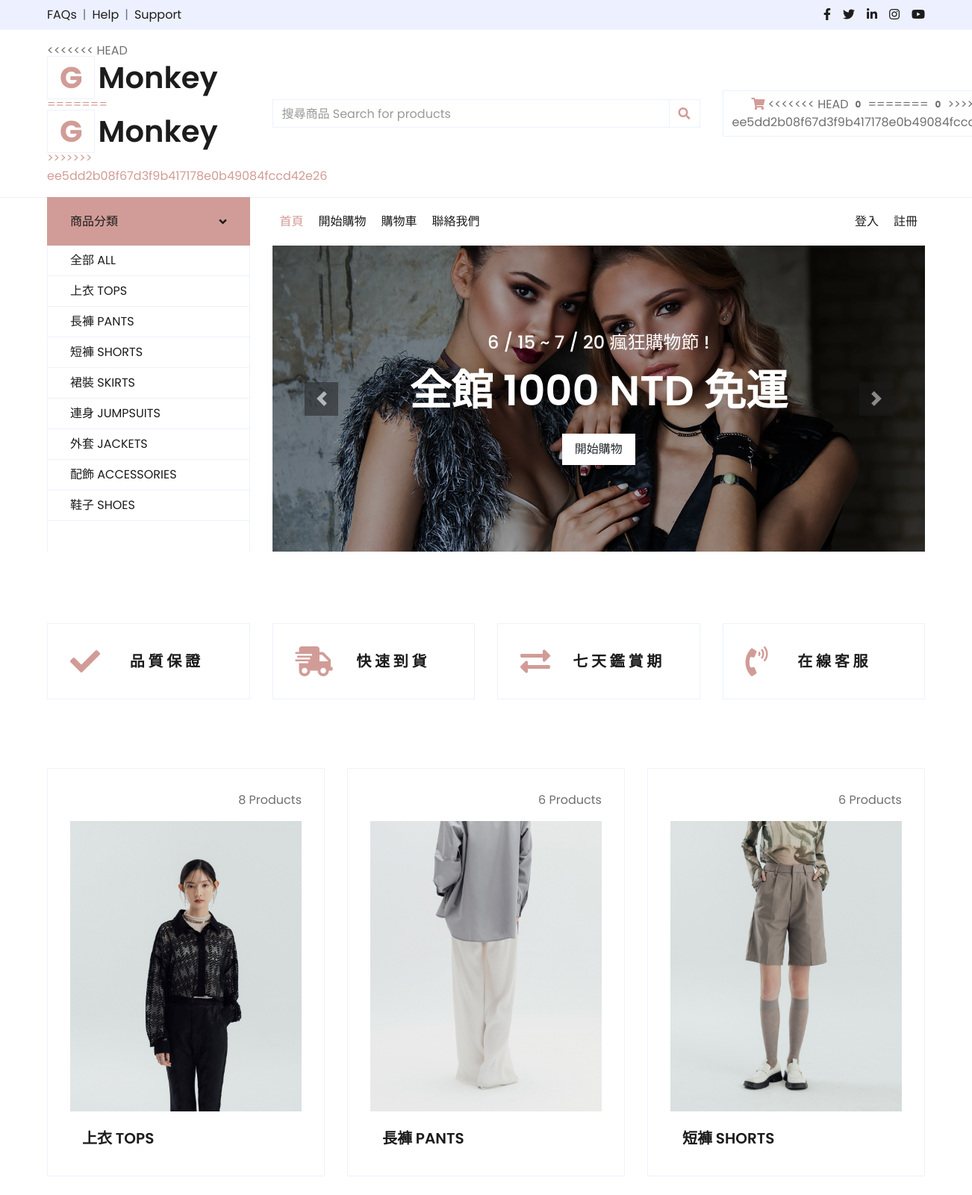
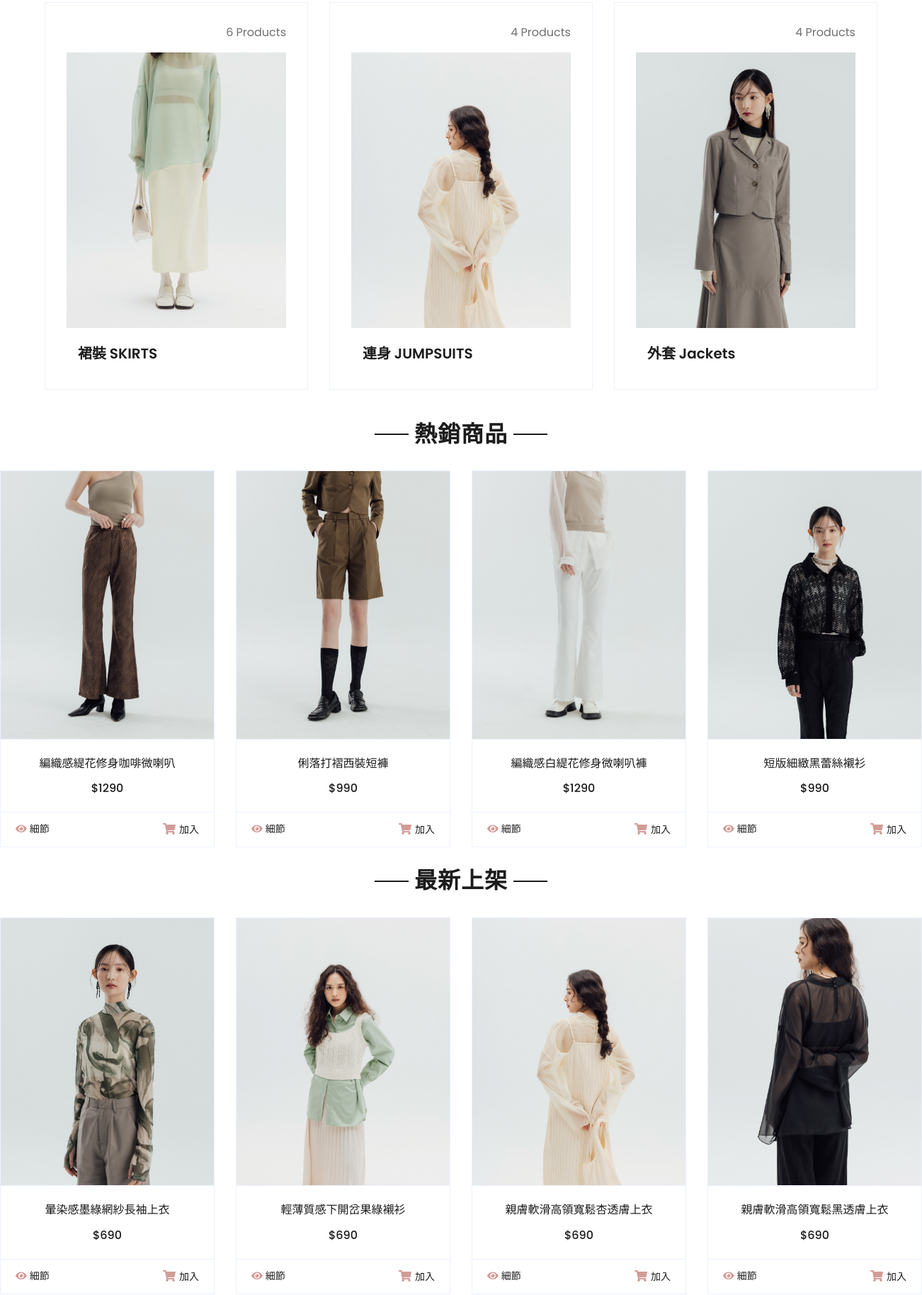
The page / (upper part) on the database its author committed (2 pictures, top to bottom).
### tables this page shows
CREATE TABLE `product_sales` (
  `sales_id` int(11) NOT NULL,
  `order_id` int(11) NOT NULL,
  `product_id` int(11) NOT NULL,
  `num` int(11) NOT NULL
);

CREATE TABLE `product` (
  `product_id` int(11) NOT NULL,
  `product_name` varchar(21) NOT NULL,
  `price` int(50) NOT NULL,
  `intro` varchar(200) DEFAULT NULL,
  `category` varchar(5) NOT NULL,
  `quality` int(11) DEFAULT NULL,
  `product_date` date NOT NULL
);

### index.php (the view, shortened to what the rows shown need)
<?php
$link = mysqli_connect("localhost", "root", "root123456", "group_03")
    or die("無法開啟MySQL資料庫連結!<br>");
mysqli_query($link, 'SET CHARACTER SET utf8');
mysqli_query($link, "SET collation_connection = 'utf8_unicode_ci'");
?>
<!DOCTYPE html>
<html lang="en">
<head>
    <link href="https://cdnjs.cloudflare.com/ajax/libs/font-awesome/5.10.0/css/all.min.css" rel="stylesheet">
    <link href="lib/owlcarousel/assets/owl.carousel.min.css" rel="stylesheet">
    <link href="css/style.css" rel="stylesheet">
</head>
<body>
    <div class="container-fluid">
        <div class="row align-items-center py-3 px-xl-5">
            <div class="col-lg-3 d-none d-lg-block">
                <a href="index.php" class="text-decoration-none">
                    <h1 class="m-0 display-5 font-weight-semi-bold"><span
                            class="text-primary font-weight-bold border px-3 mr-1">G</span>Monkey</h1>
                <a href="" class="text-decoration-none">
                    <h1 class="m-0 display-5 font-weight-semi-bold"><span class="text-primary font-weight-bold border px-3 mr-1">G</span>Monkey</h1>
                </a>
            </div>
        </div>
    </div>
    <div class="container-fluid pt-5">
        <div class="row px-xl-5 pb-3">
            <div class="col-lg-3 col-md-6 col-sm-12 pb-1">
                <div class="d-flex align-items-center border mb-4" style="padding: 30px;">
                    <h1 class="fa fa-check text-primary m-0 mr-3"></h1>
                </div>
            </div>
            <div class="col-lg-3 col-md-6 col-sm-12 pb-1">
                <div class="d-flex align-items-center border mb-4" style="padding: 30px;">
                    <h1 class="fa fa-shipping-fast text-primary m-0 mr-2"></h1>
                </div>
            </div>
            <div class="col-lg-3 col-md-6 col-sm-12 pb-1">
                <div class="d-flex align-items-center border mb-4" style="padding: 30px;">
                    <h1 class="fas fa-exchange-alt text-primary m-0 mr-3"></h1>
                </div>
            </div>
            <div class="col-lg-3 col-md-6 col-sm-12 pb-1">
                <div class="d-flex align-items-center border mb-4" style="padding: 30px;">
                    <h1 class="fa fa-phone-volume text-primary m-0 mr-3"></h1>
                </div>
            </div>
        </div>
    </div>
    <div class="text-center mb-4">
        <h2 class="section-title px-5"><span class="px-2">熱銷商品</span></h2>
    </div>
    <?php
    $View_Detail = "細節";
    $Add_To_Cart = "加入";
    $sql = "SELECT * FROM product_sales JOIN product ON product_sales.product_id = product.product_id
    GROUP BY product.product_id
    ORDER BY SUM(product_sales.num) DESC LIMIT 4";
    $result = mysqli_query($link, $sql);
    echo '<div class="row">';
    if (mysqli_num_rows($result) > 0) {
        while ($row = mysqli_fetch_assoc($result)) {
            $price = $row['price'];
            $name = $row['product_name'];
            $productID = $row['product_id'];
            echo '<div class="col-lg-3 col-md-6 col-sm-12 pb-1">';
            echo '<div class="card product-item border-0 mb-4">';
            echo '<div class="card-header product-img position-relative overflow-hidden bg-transparent border p-0">';
            echo '<img class="img-fluid w-100" src="img/' . $productID . '.jpg" alt="">';
            echo '</div>';
            echo '<div class="card-body border-left border-right text-center p-0 pt-4 pb-3">';
            echo '<h6 class="text-truncate mb-3">' . $name . '</h6>';
            echo '<div class="d-flex justify-content-center">';
            echo '<h6>$' . $price . '</h6>';
            echo '</div>';
            echo '</div>';
            echo '<div class="card-footer d-flex justify-content-between bg-light border">';
            echo '<a href="detail.php?product_id=' . $productID . '" class="btn btn-sm text-dark p-0"><i class="fas fa-eye text-primary mr-1"></i>' . $View_Detail . '</a>';
            echo '<form method="post" action="all.php?action=add&id=' . $row['product_id'] . '" >';
            echo '<i class="fas fa-shopping-cart text-primary mr-1"></i><input type="submit" name="add_to_cart" class="btn btn-sm text-dark p-0" value="' . $Add_To_Cart . '">';
            echo '</form>';
            echo '</div>';
            echo '</div>';
            echo '</div>';
        }
    } else {
        echo "沒有找到商品信息";
    }
    echo '</div>';
    ?>
    <div class="text-center mb-4">
        <h2 class="section-title px-5"><span class="px-2">最新上架</span></h2>
    </div>
    <?php
    $View_Detail = "細節";
    $Add_To_Cart = "加入";
    $sql = "SELECT * FROM product ORDER BY product_date DESC LIMIT 4";
    $result = mysqli_query($link, $sql);
    echo '<div class="row">';
    if (mysqli_num_rows($result) > 0) {
        while ($row = mysqli_fetch_assoc($result)) {
            $price = $row['price'];
            $name = $row['product_name'];
            $productID = $row['product_id'];
            echo '<div class="col-lg-3 col-md-6 col-sm-12 pb-1">';
            echo '<div class="card product-item border-0 mb-4">';
            echo '<div class="card-header product-img position-relative overflow-hidden bg-transparent border p-0">';
            echo '<img class="img-fluid w-100" src="img/' . $productID . '.jpg" alt="">';
            echo '</div>';
            echo '<div class="card-body border-left border-right text-center p-0 pt-4 pb-3">';
            echo '<h6 class="text-truncate mb-3">' . $name . '</h6>';
            echo '<div class="d-flex justify-content-center">';
            echo '<h6>$' . $price . '</h6>';
            echo '</div>';
            echo '</div>';
            echo '<div class="card-footer d-flex justify-content-between bg-light border">';
            echo '<a href="detail.php?product_id=' . $productID . '" class="btn btn-sm text-dark p-0"><i class="fas fa-eye text-primary mr-1"></i>' . $View_Detail . '</a>';
            echo '<form method="post" action="all.php?action=add&id=' . $row['product_id'] . '" >';
            echo '<i class="fas fa-shopping-cart text-primary mr-1"></i><input type="submit" name="add_to_cart" class="btn btn-sm text-dark p-0" value="' . $Add_To_Cart . '">';
            echo '</form>';
            echo '</div>';
            echo '</div>';
            echo '</div>';
        }
    } else {
        echo "沒有找到商品信息";
    }
    echo '</div>';
    ?>
</body>
</html>

### rows shown on the page
product_sales: shows a picture, product.product_name "編織感緹花修身咖啡微喇叭", product.price "1290"
product_sales: shows a picture, product.product_name "俐落打褶西裝短褲", product.price "990"
product_sales: shows a picture, product.product_name "編織感白緹花修身微喇叭褲", product.price "1290"
product_sales: shows a picture, product.product_name "短版細緻黑蕾絲襯衫", product.price "990"
product: shows a picture, product_name "暈染感墨綠網紗長袖上衣", price "690"
product: shows a picture, product_name "輕薄質感下開岔果綠襯衫", price "690"
product: shows a picture, product_name "親膚軟滑高領寬鬆杏透膚上衣", price "690"
product: shows a picture, product_name "親膚軟滑高領寬鬆黑透膚上衣", price "690"

### other values the page prints
$totalQuality "0"
$tops "8"
$pants "6"
$shorts "6"
$skirt "6"
$jumpsuits "4"
$jackets "4"
